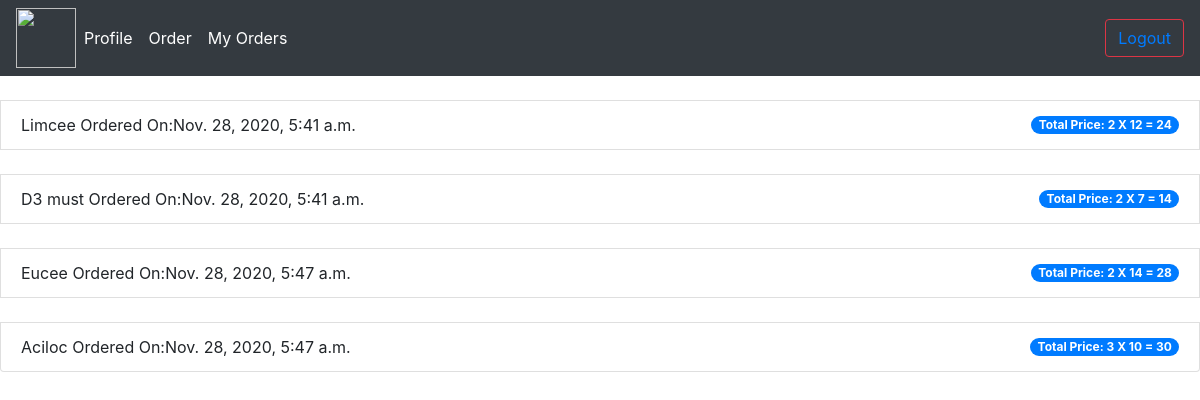
Page /viewpreviousorders/ (signed in) on the committed database.
### management/models.py (models this page shows, shortened)
class Orders(models.Model):
    STATUS=(
        ('Pending','Pending'),
        ('Out Of delivery','Out Of delivery'),
        ('delivered','delivered'),
    )
    id=models.AutoField(primary_key=True)
    customer=models.ForeignKey(Customer,null=True,on_delete=models.SET_NULL)
    medicine=models.ForeignKey(Medicine,null=True,on_delete=models.SET_NULL)
    date_created = models.DateTimeField(auto_now_add=True, null=True)
    quantity=models.IntegerField(default=0)
    totalprice=models.IntegerField(default=0)
    peritem=models.IntegerField(default=0)
    status=models.CharField(max_length=200,null=True,choices=STATUS)

class Medicine(models.Model):
    id=models.AutoField(primary_key=True)
    name=models.CharField(max_length=200)
    batch_no=models.CharField(max_length=200)
    expire_date=models.DateField()
    price_per_item=models.IntegerField()
    prescribe_req=models.BooleanField(default=False)
    mfg_date=models.DateField()
    company_id=models.ForeignKey(Company,on_delete=models.CASCADE)
    quantity=models.IntegerField()

### management/decorators.py (the view)
        def wrapper_func(request,*args,**kwargs):
            group=None
            if request.user.groups.exists():
                group=request.user.groups.all()[0].name
            print(group)
            if group in allowed_roles:
                print("working")
                return view_func(request, *args, **kwargs)
            if group=='owner':
                return redirect('dashboard')
            else:
                return HttpResponse('You are not authorized to view the page')

### management/views.py (called while the page is built)
@login_required(login_url='loginpage')
@allowed_users(allowed_roles=['customergrp'])
def viewpreviousorders(request):
    allorders=request.user.customer.orders_set.all()
    listinfo={'allorders':allorders}
    return render(request,'managemet/viewpreviousorders.html',listinfo)

### templates/managemet/viewpreviousorders.html
{%  extends 'managemet/main.html' %}
{% block content %}
<div id="items">
    <ul class="list-group">
       {% for i in allorders %}
        <li>
             <li class="list-group-item d-flex justify-content-between align-items-center">
                        {{i.medicine.name}}
                          Ordered On:{{i.date_created}}
                <span class="badge badge-primary badge-pill">Total Price: {{i.quantity}} X {{i.peritem}} =  {{i.totalprice}} </span>
        </li>
        {% endfor %}
    </ul>
</div>
{% endblock %}

### rows in the picture
Orders: medicine.name "Limcee", date_created "Nov. 28, 2020, 5:41 a.m.", quantity "2", peritem "12", totalprice "24"
Orders: medicine.name "D3 must", date_created "Nov. 28, 2020, 5:41 a.m.", quantity "2", peritem "7", totalprice "14"
Orders: medicine.name "Eucee", date_created "Nov. 28, 2020, 5:47 a.m.", quantity "2", peritem "14", totalprice "28"
Orders: medicine.name "Aciloc", date_created "Nov. 28, 2020, 5:47 a.m.", quantity "3", peritem "10", totalprice "30"
